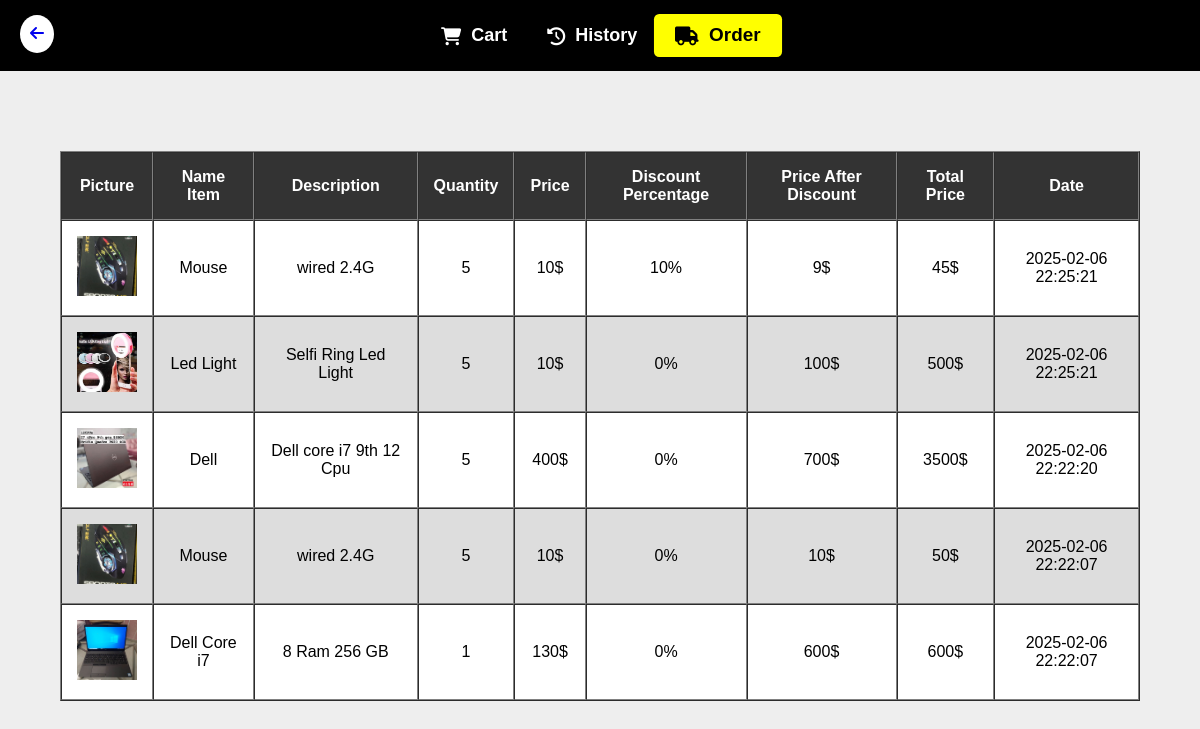
The app's page /order.php (signed in) with its own data.
### tables this page shows
CREATE TABLE `cart_products` (
  `id` int(11) NOT NULL,
  `cart_id` int(11) NOT NULL,
  `product_id` int(11) NOT NULL,
  `quantity` int(11) DEFAULT 1,
  `status` varchar(30) DEFAULT NULL,
  `date_order` datetime DEFAULT NULL,
  `date_history` datetime DEFAULT NULL,
  `price` int(11) DEFAULT NULL,
  `discount` int(11) DEFAULT 0
);

CREATE TABLE `categories` (
  `Id` int(11) NOT NULL,
  `Name` varchar(32) NOT NULL
);

CREATE TABLE `items` (
  `Item_ID` int(11) NOT NULL,
  `Name` varchar(32) NOT NULL,
  `Description` varchar(255) NOT NULL,
  `Price` int(11) NOT NULL,
  `discount_percentage` int(3) NOT NULL DEFAULT 0,
  `Price_after_discount` decimal(32,0) GENERATED ALWAYS AS (`Price` - `Price` * `discount_percentage` / 100) STORED,
  `discount_end_date` date NOT NULL DEFAULT current_timestamp(),
  `Add_Date` date NOT NULL,
  `Status` varchar(255) NOT NULL,
  `Picture` varchar(255) NOT NULL,
  `Cat_ID` int(11) NOT NULL,
  `quantity` int(11) NOT NULL,
  `role` int(11) DEFAULT 1
);

### order.php (the view, shortened to what this page needs)
<?php
include("navbar.php");
if (isset($_SESSION['user_id'])) {
    $user_id = $_SESSION['user_id'];
    $sql = "SELECT
    cart_products.id AS cart_id, cart_products.quantity, cart_products.status ,
      cart_products.date_order, cart_products.price as newPrice, cart_products.discount as newDiscount,
    items.Name AS item_name,  items.Description,  items.Price,  items.discount_percentage,
    items.Price_after_discount, items.Picture,
    categories.Name AS category_name
    FROM cart_products
    INNER JOIN items ON cart_products.product_id = items.Item_ID
    INNER JOIN categories ON items.Cat_ID = categories.Id
    INNER JOIN cart_owner ON cart_owner.id = cart_products.cart_id
    WHERE cart_owner.user_id = $user_id
    AND  cart_products.status ='order'
    ORDER BY cart_products.date_order DESC ";
    $result = mysqli_query($conn, $sql);
    if (mysqli_num_rows($result) > 0) {
        echo '<div class="page">';
        echo '<table border="1">' .
            '<tr>
                <th>Picture</th> <th>Name Item</th>  <th>Description</th>  <th>Quantity</th>  <th> Price</th>  <th> Discount Percentage</th>  <th> Price After Discount</th>  <th>Total Price</th> <th>Date</th>
            </tr>';
        while ($row = mysqli_fetch_assoc($result)) {
            echo '<tr>';
            echo '<td>' . '<img src="images/' . $row['category_name'] . '/' . $row['Picture'] . '" alt="Image" width="60px" height="60px">'  . '</td>' .
                "<td>" . $row["item_name"] . "</td>" .  "<td>" . $row["Description"] . "<td>" . $row["quantity"] .
                "</td>" . "<td>" . $row["Price"] . '$' . "</td>" . "<td>" . $row["newDiscount"] . '%' . "</td>" .
                "<td>" . $row["newPrice"] . '$' . "</td>" .  "<td>" . ($row["quantity"] * $row["newPrice"])."$" . "</td>" . '<td>' . $row["date_order"] . "</td>";
            echo '</tr>';
        }
        echo '</table>';
        echo '</div>';
    }
}
?>
<!DOCTYPE html>
<html lang="en">
<head>
</head>
<body>
</body>
</html>

### navbar.php (style rules this page uses)
body { margin: 0; font-family: 'Poppins', sans-serif; background-color: #f4f4f4; }

### order.php (style rules this page uses)
.page { background-color: #eee; margin: 0px auto; height: 100vh; text-align: center; position: relative; }
table { position: absolute; top: 10%; left: 50%; transform: translateX(-50%); border-spacing: 0; animation-name: fadeIn; animation-duration: 1s; width: 90%; }
table th, table td { padding: 15px; margin: 20px; }
table th { background-color: #333; color: white; }
table tr:nth-child(odd) { background-color: #ddd; }
table tr:nth-child(even) { background-color: white; }

### records on screen
cart_products: product.Picture (picture), product.Name "Mouse", product.Description "wired 2.4G", quantity "5", product.Price "10", discount "10", price "9", $row["quantity"] * $row["newPrice"] "45", date_order "2025-02-06 22:25:21"
cart_products: product.Picture (picture), product.Name "Led Light", product.Description "Selfi Ring Led Light", quantity "5", product.Price "10", discount "0", price "100", $row["quantity"] * $row["newPrice"] "500", date_order "2025-02-06 22:25:21"
cart_products: product.Picture (picture), product.Name "Dell", product.Description "Dell core i7 9th 12 Cpu", quantity "5", product.Price "400", discount "0", price "700", $row["quantity"] * $row["newPrice"] "3500", date_order "2025-02-06 22:22:20"
cart_products: product.Picture (picture), product.Name "Mouse", product.Description "wired 2.4G", quantity "5", product.Price "10", discount "0", price "10", $row["quantity"] * $row["newPrice"] "50", date_order "2025-02-06 22:22:07"
cart_products: product.Picture (picture), product.Name "Dell Core i7", product.Description "8 Ram 256 GB", quantity "1", product.Price "130", discount "0", price "600", $row['quantity']*$row['newPrice'] "600", date_order "2025-02-06 22:22:07"
